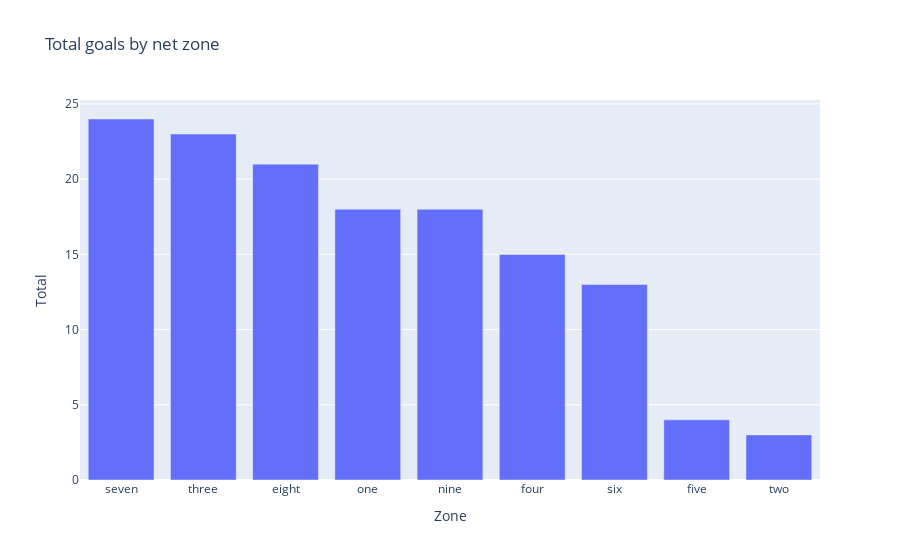

The notebook cell saved with this chart:
### Code cell
px.bar(goals_df, x="Zone", y="Total", title="Total goals by net zone")

### Figure 1 — Plotly figure (JSON) as saved in the notebook; plotly's stock layout.template omitted (floating-point values rounded to 4 significant figures)
{"data": [{"alignmentgroup": "True", "hovertemplate": "Zone=%{x}<br>Total=%{y}<extra></extra>", "legendgroup": "", "marker": {"color": "#636efa"}, "name": "", "offsetgroup": "", "orientation": "v", "showlegend": false, "textposition": "auto", "type": "bar", "x": ["seven", "three", "eight", "one", "nine", "four", "six", "five", "two"], "xaxis": "x", "y": [24, 23, 21, 18, 18, 15, 13, 4, 3], "yaxis": "y"}], "layout": {"barmode": "relative", "legend": {"tracegroupgap": 0}, "title": {"text": "Total goals by net zone"}, "xaxis": {"anchor": "y", "domain": [0, 1], "title": {"text": "Zone"}}, "yaxis": {"anchor": "x", "domain": [0, 1], "title": {"text": "Total"}}}}
